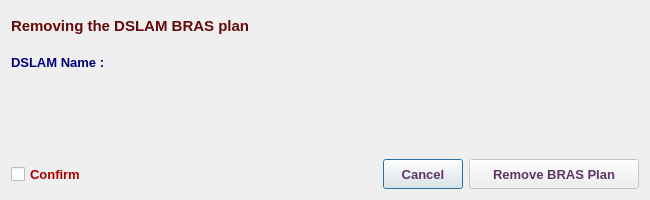
<?xml version="1.0" encoding="UTF-8"?>
<ui version="4.0">
 <class>MA5616RemoveBrasPlanDialog</class>
 <widget class="QDialog" name="MA5616RemoveBrasPlanDialog">
  <property name="geometry">
   <rect>
    <x>0</x>
    <y>0</y>
    <width>650</width>
    <height>200</height>
   </rect>
  </property>
  <property name="minimumSize">
   <size>
    <width>650</width>
    <height>200</height>
   </size>
  </property>
  <property name="maximumSize">
   <size>
    <width>651</width>
    <height>201</height>
   </size>
  </property>
  <property name="font">
   <font>
    <family>Tahoma</family>
    <pointsize>10</pointsize>
   </font>
  </property>
  <property name="windowTitle">
   <string>Remove BRAS Plan</string>
  </property>
  <property name="windowIcon">
   <iconset resource="../../../../../image.qrc">
    <normaloff>:/Image/remove.png</normaloff>:/Image/remove.png</iconset>
  </property>
  <layout class="QVBoxLayout" name="verticalLayout">
   <item>
    <widget class="QLabel" name="dslamLbl_2">
     <property name="sizePolicy">
      <sizepolicy hsizetype="Preferred" vsizetype="Preferred">
       <horstretch>0</horstretch>
       <verstretch>0</verstretch>
      </sizepolicy>
     </property>
     <property name="minimumSize">
      <size>
       <width>400</width>
       <height>30</height>
      </size>
     </property>
     <property name="maximumSize">
      <size>
       <width>6000</width>
       <height>60</height>
      </size>
     </property>
     <property name="font">
      <font>
       <family>Tahoma</family>
       <pointsize>11</pointsize>
       <weight>75</weight>
       <bold>true</bold>
      </font>
     </property>
     <property name="styleSheet">
      <string notr="true">color: rgb(100, 10, 10);</string>
     </property>
     <property name="text">
      <string>Removing the DSLAM BRAS plan</string>
     </property>
     <property name="alignment">
      <set>Qt::AlignLeading|Qt::AlignLeft|Qt::AlignVCenter</set>
     </property>
     <property name="wordWrap">
      <bool>true</bool>
     </property>
    </widget>
   </item>
   <item>
    <layout class="QHBoxLayout" name="horizontalLayout">
     <item>
      <widget class="QLabel" name="label">
       <property name="sizePolicy">
        <sizepolicy hsizetype="Preferred" vsizetype="Preferred">
         <horstretch>0</horstretch>
         <verstretch>0</verstretch>
        </sizepolicy>
       </property>
       <property name="minimumSize">
        <size>
         <width>130</width>
         <height>30</height>
        </size>
       </property>
       <property name="maximumSize">
        <size>
         <width>130</width>
         <height>30</height>
        </size>
       </property>
       <property name="font">
        <font>
         <family>Tahoma</family>
         <pointsize>10</pointsize>
         <weight>75</weight>
         <bold>true</bold>
        </font>
       </property>
       <property name="styleSheet">
        <string notr="true">color: rgb(0, 0, 127);</string>
       </property>
       <property name="text">
        <string>DSLAM Name :</string>
       </property>
      </widget>
     </item>
     <item>
      <widget class="QLabel" name="dslamLbl">
       <property name="sizePolicy">
        <sizepolicy hsizetype="Preferred" vsizetype="Preferred">
         <horstretch>0</horstretch>
         <verstretch>0</verstretch>
        </sizepolicy>
       </property>
       <property name="minimumSize">
        <size>
         <width>400</width>
         <height>30</height>
        </size>
       </property>
       <property name="maximumSize">
        <size>
         <width>6000</width>
         <height>30</height>
        </size>
       </property>
       <property name="font">
        <font>
         <family>Tahoma</family>
         <pointsize>10</pointsize>
         <weight>75</weight>
         <bold>true</bold>
        </font>
       </property>
       <property name="styleSheet">
        <string notr="true">color: rgb(85, 0, 127);</string>
       </property>
       <property name="text">
        <string/>
       </property>
       <property name="alignment">
        <set>Qt::AlignLeading|Qt::AlignLeft|Qt::AlignVCenter</set>
       </property>
      </widget>
     </item>
    </layout>
   </item>
   <item>
    <spacer name="verticalSpacer">
     <property name="font">
      <font>
       <family>Tahoma</family>
       <pointsize>10</pointsize>
      </font>
     </property>
     <property name="orientation">
      <enum>Qt::Vertical</enum>
     </property>
     <property name="sizeHint" stdset="0">
      <size>
       <width>20</width>
       <height>13</height>
      </size>
     </property>
    </spacer>
   </item>
   <item>
    <layout class="QHBoxLayout" name="horizontalLayout_2">
     <item>
      <widget class="QCheckBox" name="checkBox">
       <property name="sizePolicy">
        <sizepolicy hsizetype="Preferred" vsizetype="Preferred">
         <horstretch>0</horstretch>
         <verstretch>0</verstretch>
        </sizepolicy>
       </property>
       <property name="minimumSize">
        <size>
         <width>0</width>
         <height>30</height>
        </size>
       </property>
       <property name="maximumSize">
        <size>
         <width>16777215</width>
         <height>30</height>
        </size>
       </property>
       <property name="font">
        <font>
         <family>Tahoma</family>
         <pointsize>10</pointsize>
         <weight>75</weight>
         <bold>true</bold>
        </font>
       </property>
       <property name="styleSheet">
        <string notr="true">color: rgb(170, 0, 0);</string>
       </property>
       <property name="text">
        <string>Confirm</string>
       </property>
      </widget>
     </item>
     <item>
      <spacer name="horizontalSpacer_3">
       <property name="font">
        <font>
         <family>Tahoma</family>
         <pointsize>10</pointsize>
        </font>
       </property>
       <property name="orientation">
        <enum>Qt::Horizontal</enum>
       </property>
       <property name="sizeHint" stdset="0">
        <size>
         <width>40</width>
         <height>20</height>
        </size>
       </property>
      </spacer>
     </item>
     <item>
      <widget class="QPushButton" name="cancelBtn">
       <property name="sizePolicy">
        <sizepolicy hsizetype="Preferred" vsizetype="Preferred">
         <horstretch>0</horstretch>
         <verstretch>0</verstretch>
        </sizepolicy>
       </property>
       <property name="minimumSize">
        <size>
         <width>0</width>
         <height>30</height>
        </size>
       </property>
       <property name="maximumSize">
        <size>
         <width>16777215</width>
         <height>30</height>
        </size>
       </property>
       <property name="font">
        <font>
         <family>Tahoma</family>
         <pointsize>10</pointsize>
         <weight>75</weight>
         <bold>true</bold>
        </font>
       </property>
       <property name="styleSheet">
        <string notr="true">color: rgb(92, 53, 102);</string>
       </property>
       <property name="text">
        <string>Cancel</string>
       </property>
      </widget>
     </item>
     <item>
      <widget class="QPushButton" name="okBtn">
       <property name="enabled">
        <bool>false</bool>
       </property>
       <property name="sizePolicy">
        <sizepolicy hsizetype="Preferred" vsizetype="Preferred">
         <horstretch>0</horstretch>
         <verstretch>0</verstretch>
        </sizepolicy>
       </property>
       <property name="minimumSize">
        <size>
         <width>170</width>
         <height>30</height>
        </size>
       </property>
       <property name="maximumSize">
        <size>
         <width>250</width>
         <height>30</height>
        </size>
       </property>
       <property name="font">
        <font>
         <family>Tahoma</family>
         <pointsize>10</pointsize>
         <weight>75</weight>
         <bold>true</bold>
        </font>
       </property>
       <property name="styleSheet">
        <string notr="true">color: rgb(92, 53, 102);</string>
       </property>
       <property name="text">
        <string>Remove BRAS Plan</string>
       </property>
       <property name="icon">
        <iconset resource="../../../../../image.qrc">
         <normaloff>:/Image/remove.png</normaloff>:/Image/remove.png</iconset>
       </property>
       <property name="iconSize">
        <size>
         <width>20</width>
         <height>20</height>
        </size>
       </property>
      </widget>
     </item>
    </layout>
   </item>
  </layout>
 </widget>
 <tabstops>
  <tabstop>checkBox</tabstop>
  <tabstop>okBtn</tabstop>
  <tabstop>cancelBtn</tabstop>
 </tabstops>
 <resources>
  <include location="../../../../../image.qrc"/>
 </resources>
 <connections/>
</ui>
